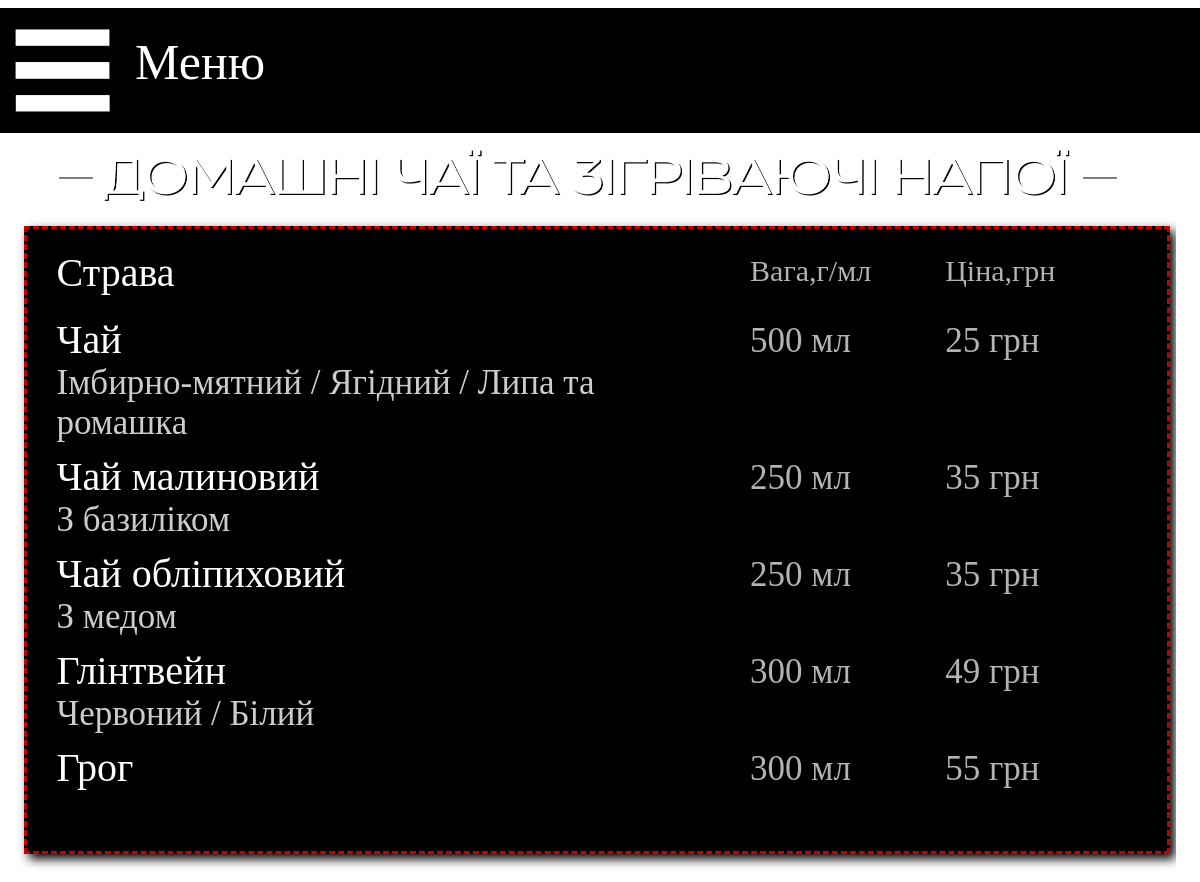
The app's page /home-dish with its own data.
### main/models.py (models this page shows, shortened)
class Menu_pub_home(models.Model):
    name = models.CharField('Название', max_length=40)
    weight = models.CharField('Вес', max_length=10)
    spec = models.CharField('Состав', max_length=200, blank=True)
    price = models.CharField('Цена', max_length=10)
    image = models.ImageField(upload_to="pub", default='pub/empty.png')
    class Meta:
        verbose_name = 'Домашние блюда'
        verbose_name_plural = 'Домашнее блюдо'

### main/views.py (the view)
# urls.py: path('home-dish', views.pub_home, name='home'),
def pub_home(request):
    dish = Menu_pub_home.objects.all()
    n1 = pub_news.objects.all()
    return render(request, 'main/pub_Home_tea.html', {'Menu': dish, 'news': n1})

### main/templates/main/pub_Home_tea.html (shortened to what this page needs)
{% extends 'main/base_pub.html' %}
{% load static %}
{% block content_top %}
<div class="content_top">
    <img src="{% static 'img/content_top_2/home_dish.png' %}" width="100%" height="100%">
</div>
{% endblock %}
{% block content2 %}
<div class="menu_list">
    <div class="menu_list_in">
        <div style="width: 100%; float: left">
            <div class="menu_list_head_name">Страва</div>
            <div class="menu_list_head_price">Цiна,грн</div>
            <div class="menu_list_head_weight">Вага,г/мл</div>
        </div>
        {% for el in Menu %}
        <div style="width: 100%; float: left">
            <div class="menu_list_name">{{el.name}}</div>
            <div class="menu_list_price">{{el.price}}</div>
            <div class="menu_list_weight">{{el.weight}}</div>
            <div class="menu_list_spec">{{el.spec}}</div>
        </div>
        {% endfor %}
    </div>
</div>
{% endblock %}

### main/static/css/style2.css (style rules this page uses)
.body { background-image: url(storage/back_pub1.png); background-size: 100%; margin-right: auto; margin-left: auto; }
.menu_list { float: left; width: 97%; height: auto; background-color: black; border: 3px dashed #c50000; box-shadow: 5px 5px 10px black; }
.menu_list_in { float: left; width: 95%; height: auto; margin-left: 30px; margin-top: 20px; margin-right: 20px; margin-bottom: 60px; }
.menu_list_head_name { width: 73%; float: left; font-family: Eastman; color: white; font-size: 25px; margin-bottom: 10px; }
.menu_list_head_weight { margin-top: 5px; width: 15%; float: right; font-family: Eastman; color: white; font-size: 15px; opacity: 70%; margin-bottom: 10px; }
.menu_list_head_price { margin-top: 5px; width: 12%; float: right; font-family: Eastman; color: white; font-size: 15px; opacity: 70%; margin-bottom: 10px; }
.menu_list_name { width: 73%; float: left; font-family: Eastman; color: white; font-size: 20px; margin-top: 10px; }
.menu_list_spec { width: 76%; float: left; font-family: Eastman; color: white; font-size: 15px; opacity: 80%; }
.menu_list_weight { width: 15%; float: right; font-family: Eastman; color: white; font-size: 15px; opacity: 70%; margin-top: 15px; }
.menu_list_price { width: 12%; float: right; font-family: Eastman; color: white; font-size: 15px; opacity: 70%; margin-top: 15px; }
.content_top { margin-left: 5%; margin-top: 0.75%; width: 90%; height: 13.5%; }

### main/static/css/adaptive2.css (style rules this page uses)
@media only screen and (max-width: 1200px) { .body { background-image: url(storage/back_pub.png); } }
@media only screen and (max-width: 1200px) { .content_top { margin-top: 100px; height: 100px; } }
@media only screen and (max-width: 1200px) { .menu_list_head_name { font-size: 40px; width: 50%; } }
@media only screen and (max-width: 1200px) { .menu_list_head_weight { font-size: 30px; width: 18%; } }
@media only screen and (max-width: 1200px) { .menu_list_head_price { font-size: 30px; width: 18%; } }
@media only screen and (max-width: 1200px) { .menu_list_name { font-size: 40px; width: 60%; } }
@media only screen and (max-width: 1200px) { .menu_list_spec { font-size: 35px; width: 60%; } }
@media only screen and (max-width: 1200px) { .menu_list_weight { font-size: 35px; width: 18%; } }
@media only screen and (max-width: 1200px) { .menu_list_price { font-size: 35px; width: 18%; } }

### records on screen
Menu_pub_home: name "Чай", price "25 грн", weight "500 мл", spec "Iмбирно-мятний / Ягідний / Липа та ромашка"
Menu_pub_home: name "Чай малиновий", price "35 грн", weight "250 мл", spec "З базиліком"
Menu_pub_home: name "Чай обліпиховий", price "35 грн", weight "250 мл", spec "З медом"
Menu_pub_home: name "Глінтвейн", price "49 грн", weight "300 мл", spec "Червоний / Бiлий"
Menu_pub_home: name "Грог", price "55 грн", weight "300 мл"
